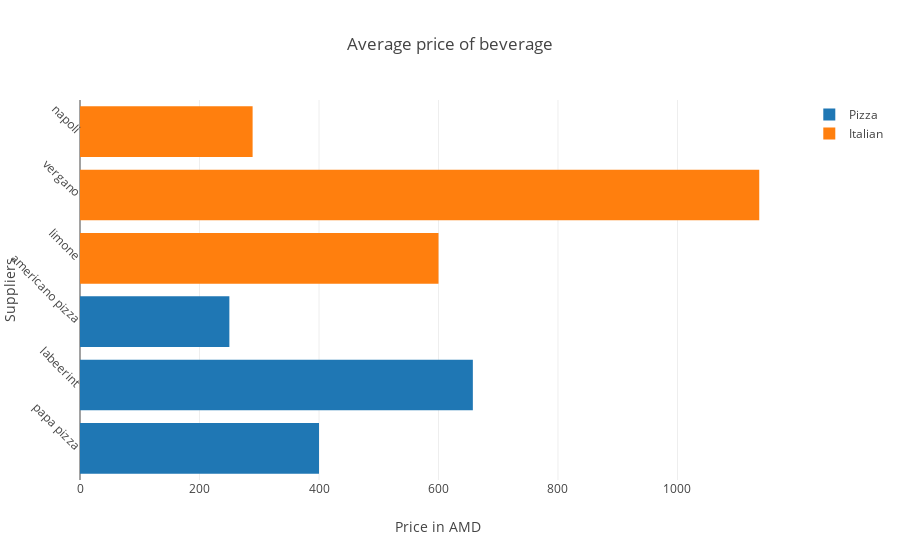

The notebook cell this image was saved under:
### Code cell
trace1 = go.Bar(x=[avg_pizza_papa_pizza_beverage,
                  avg_pizza_labeerint_beverage,
                  avg_pizza_americano_pizza_beverage], y=['papa pizza', 'labeerint', 'americano pizza'], orientation="h", name = 'Pizza')
trace2 = go.Bar(x=[avg_italian_limone_beverage,
                  avg_italian_vergnano_beverage,
                  avg_italian_napoli_beverage], y=['limone', 'vergano', 'napoli'], orientation="h", name = 'Italian')

data = [trace1, trace2]
layout = go.Layout(
    title=go.layout.Title(
        text='Average price of beverage'
    ),
    xaxis=go.layout.XAxis(
        title=go.layout.xaxis.Title(
            text='Price in AMD'
        )
    ),
    yaxis=go.layout.YAxis(
        title=go.layout.yaxis.Title(
            text='Suppliers'
        ),
        tickangle=45
    )
)
figure = dict(data=data,layout=layout)
iplot(figure)

### Figure 1 — Plotly figure (JSON) as saved in the notebook; plotly's stock layout.template omitted (floating-point values rounded to 4 significant figures)
{"data": [{"name": "Pizza", "orientation": "h", "type": "bar", "uid": "f3b6c3de-ec03-4e5e-9354-656a85248560", "x": [400, 657.5, 250], "y": ["papa pizza", "labeerint", "americano pizza"]}, {"name": "Italian", "orientation": "h", "type": "bar", "uid": "1dd1a7a7-03dc-4af7-b40e-7e568155c613", "x": [600, 1137.0, 288.9], "y": ["limone", "vergano", "napoli"]}], "layout": {"title": {"text": "Average price of beverage"}, "xaxis": {"title": {"text": "Price in AMD"}}, "yaxis": {"tickangle": 45, "title": {"text": "Suppliers"}}}}
